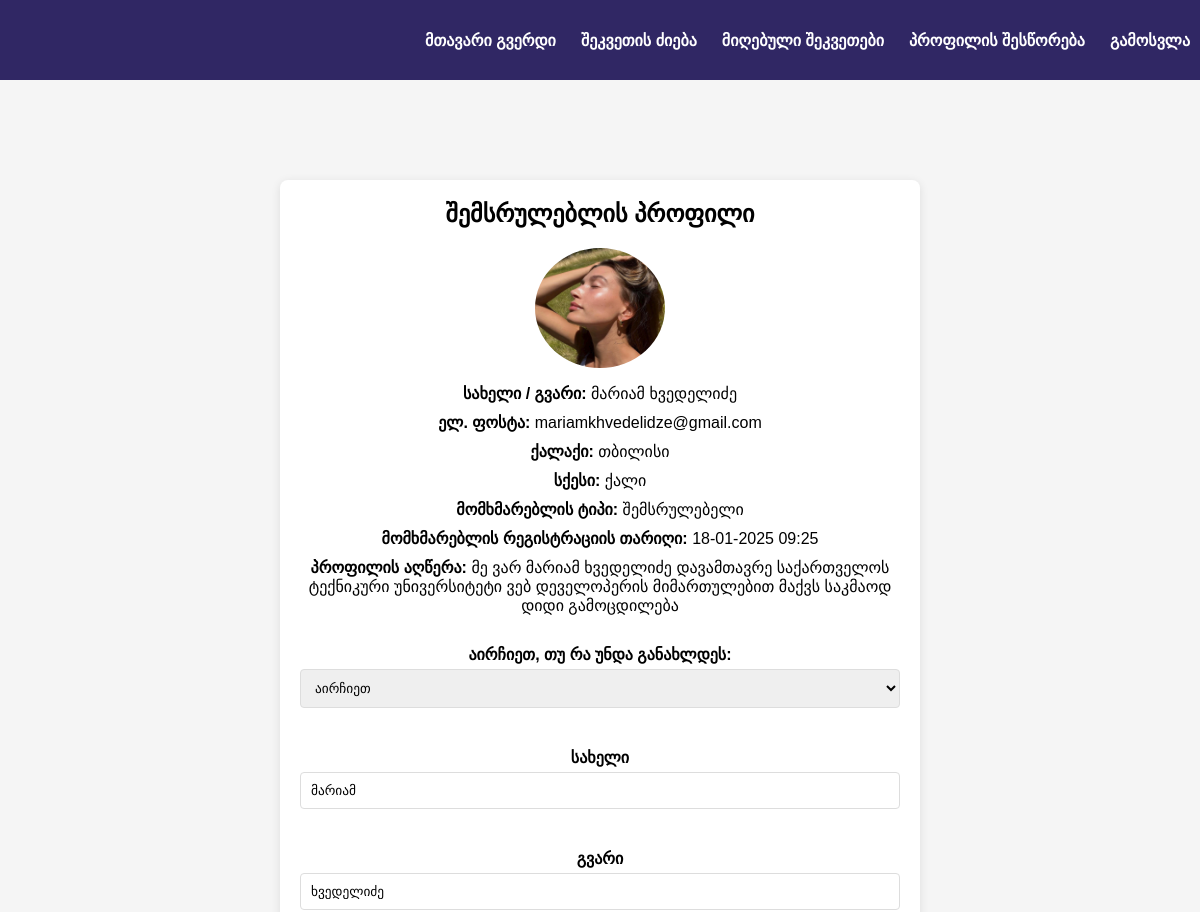
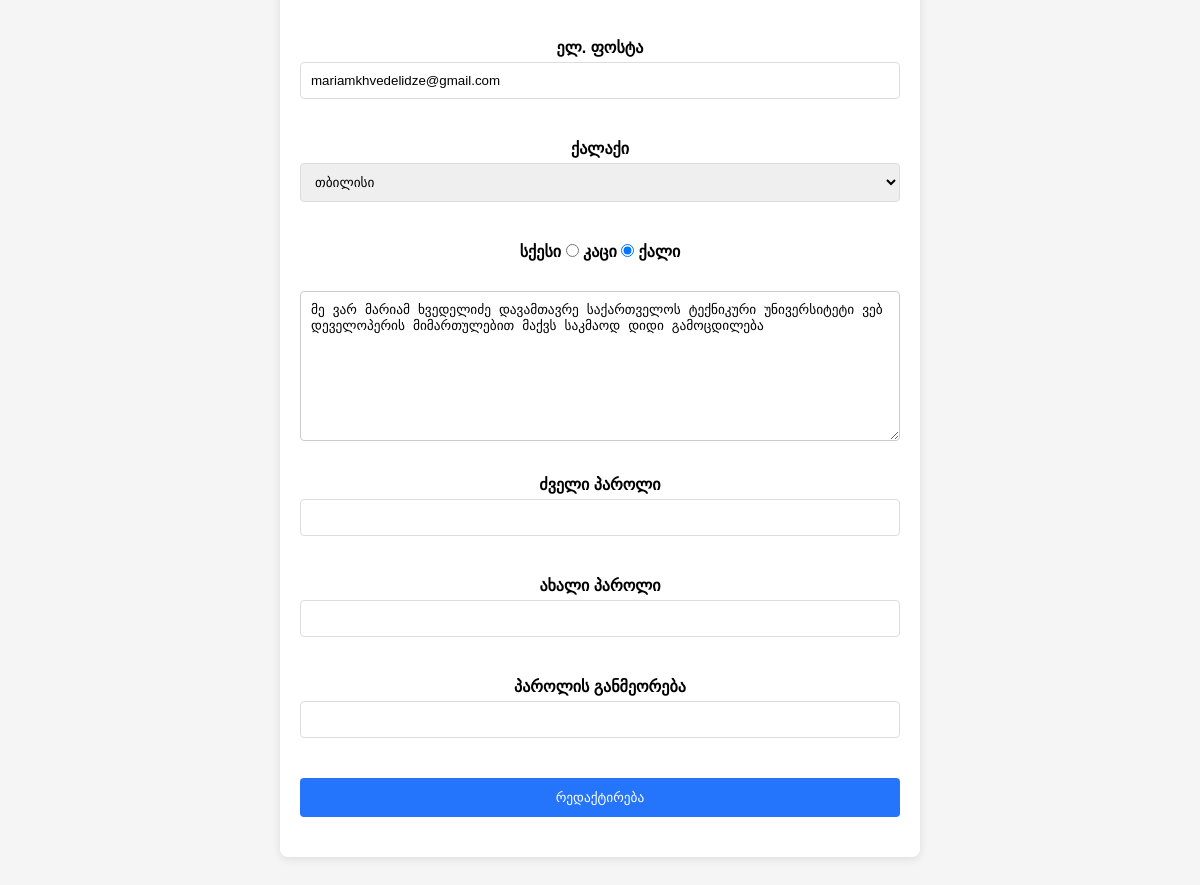
Screenshot of /public/performer_profil.php (signed in) with the database file from the repository (2 pictures, top to bottom).
### tables this page shows
CREATE TABLE `users` (
  `id` int(6) UNSIGNED NOT NULL,
  `first_name` varchar(50) NOT NULL,
  `last_name` varchar(50) NOT NULL,
  `email` varchar(100) NOT NULL,
  `password` varchar(255) NOT NULL,
  `gender` varchar(100) NOT NULL,
  `city` varchar(50) NOT NULL,
  `user_type` varchar(100) NOT NULL,
  `created_at` varchar(100) NOT NULL,
  `description` mediumtext NOT NULL DEFAULT '\'თქვენ ჯერ არ გაქვთ თქვენი პროფილი აღწერილი\'',
  `image` varchar(1000) NOT NULL,
  `online` varchar(100) NOT NULL DEFAULT '0'
);

### public/performer_profil.php (the view, shortened to what this page needs)
<!DOCTYPE html>
<html lang="ka">
<head>
    <link rel="stylesheet" href="../assets/css/profile.css">
    <link rel="stylesheet" href="../assets/css/header.css">
</head>
<body>
<?php
include_once("../includes/db_conn.php");
$id = $_SESSION['user_id'];
?>
<header>
    <nav>
        <ul>
            <li><a href="performer_login.php">მთავარი გვერდი</a></li>
            <li><a href="performer_searchtask.php">შეკვეთის ძიება</a></li>
            <li><a href="performer_recivced_job.php">მიღებული შეკვეთები</a></li>
            <li><a href="performer_profil.php">პროფილის შესწორება</a></li>
            <li><a href="performer_login.php?logout=1">გამოსვლა</a></li>
        </ul>
    </nav>
</header>
<div class="profile-container">
    <div class="profile-info">
        <?php
            $select = "SELECT * FROM `users` WHERE id='$id'";
            $result = mysqli_query($conn,$select);
            while($row = mysqli_fetch_assoc($result)){
        ?>
            <h2>შემსრულებლის პროფილი</h2>
            <img class="performer_img" src="../assets/images/<?php echo $row['image']?>">
            <p><strong>სახელი / გვარი: </strong><?php echo $row['first_name']." ".$row['last_name'];?></p>
            <p><strong>ელ. ფოსტა: </strong><?php echo $row['email'];?></p>
            <p><strong>ქალაქი: </strong><?php echo $row['city'];?></p>
            <p><strong>სქესი: </strong><?php echo $row['gender'];?></p>
            <p><strong>მომხმარებლის ტიპი: </strong><?php echo $row['user_type'];?></p>
            <p><strong>მომხმარებლის რეგისტრაციის თარიღი: </strong><?php echo $row['created_at'];?></p>
            <p><strong>პროფილის აღწერა: </strong><?php echo $row['description'];?></p>
        <?php
            }
        ?>
    <?php
    $select = "SELECT * FROM `users` WHERE id='$id'";
    $result = mysqli_query($conn,$select);
    $row = mysqli_fetch_assoc($result);
    ?>
        <form method="post" action="performer_profil.php">
    <div class="form-group">
        <label for="update_option">აირჩიეთ, თუ რა უნდა განახლდეს:</label>
        <select id="update_option" name="update_option" required>
            <option value="" hidden>აირჩიეთ</option>
        </select>
    </div>
    <div class="all-info">
        <div class="form-group">
            <label for="last_name">სახელი</label>
            <input type="text" name="first_name" placeholder="სახელი" value="<?php echo $row['first_name']; ?>">
        </div>
        <div class="form-group">
            <label for="last_name">გვარი</label>
            <input type="text" name="last_name" placeholder="გვარი" value="<?php echo $row['last_name']; ?>">
        </div>
        <div class="form-group">
            <label for="last_name">ელ. ფოსტა</label>
            <input type="email" name="email" placeholder="ელ. ფოსტა" value="<?php echo $row['email']; ?>">
        </div>
        <div class="form-group">
            <label for="city">ქალაქი</label>
            <select name="city" required>
                <option value="<?php echo $row['city']; ?>" selected><?php echo $row['city']; ?></option>
            </select>
        </div>
        <div class="form-group">
            <label for="gender">სქესი</label>
            <input type="radio" id="male" name="gender" value="კაცი" <?php echo ($row['gender'] == 'კაცი') ? 'checked' : ''; ?>>
            <label for="male">კაცი</label>
            <input type="radio" id="female" name="gender" value="ქალი" <?php echo ($row['gender'] == 'ქალი') ? 'checked' : ''; ?>>
            <label for="female">ქალი</label>
        </div>
        <div class="form-group">
            <textarea name="description" placeholder="პროფილის აღწერა"><?php echo $row['description']; ?></textarea>
        </div>
    </div>
    <div class="password-info">
    <div class="form-group">
        <label for="old_password">ძველი პაროლი</label>
        <input type="password" id="old_password" name="old_password">
    </div>
    <div class="form-group">
        <label for="new_password">ახალი პაროლი</label>
        <input type="password" id="new_password" name="new_password">
    </div>
    <div class="form-group">
        <label for="confirm_password">პაროლის განმეორება</label>
        <input type="password" id="confirm_password" name="confirm_password">
    </div>
    </div>
    <div class="form-group">
        <button type="submit" name="update_info" class="btn-submit">რედაქტირება</button>
    </div>
</form>
    </div>
</div>
</body>
</html>

### assets/css/profile.css (style rules this page uses)
body { font-family: 'Arial', sans-serif; background-color: #f5f5f5; }
.profile-container { padding: 40px; display: flex; justify-content: center; }
.profile-info { background-color: white; padding: 20px; border-radius: 8px; width: 100%; max-width: 600px; box-shadow: 0 2px 10px rgba(0, 0, 0, 0.1); text-align: center; }
.profile-info h2 { text-align: center; margin-bottom: 20px; }
.form-group { margin-top: 5%; }
.profile-info p { margin-bottom: 10px; }
.profile-info .form-group { margin-bottom: 20px; }
.profile-info .form-group label { font-weight: bold; }
.profile-info textarea { width: 100%; padding: 10px; border: 1px solid #ccc; border-radius: 4px; height: 150px; box-sizing: border-box; }
.btn-submit { background-color: #2575fc; color: white; width: 100%; padding: 12px; border: none; border-radius: 4px; cursor: pointer; transition: background-color 0.3s ease; }
.performer_img, .client_img { margin-bottom: 2%; width: 130px; height: 120px; border-radius: 100%; }
input[type="text"], input[type="email"], input[type="password"], select { width: 100%; padding: 10px; margin: 5px 0 10px; border: 1px solid #ddd; border-radius: 4px; box-sizing: border-box; }

### assets/css/header.css (style rules this page uses)
* { margin: 0; padding: 0; }
header { display: flex; justify-content: flex-end; align-items: center; padding: 10px; background-color: #302764; height: 60px; }
header nav ul { list-style-type: none; margin: 0; padding: 0; display: flex; }
header nav ul li { margin-left: 25px; }
header nav ul li a { color: white; text-decoration: none; font-size: 16px; font-weight: bold; }

### rows the page displays
users: image (picture), first_name "მარიამ", last_name "ხვედელიძე", email "mariamkhvedelidze@gmail.com", city "თბილისი", gender "ქალი", user_type "შემსრულებელი", created_at "18-01-2025 09:25", description "მე ვარ მარიამ ხვედელიძე დავამთავრე საქართველოს ტექნიკური უნივერსიტეტი ვებ დეველოპერის მიმართულებით მაქვს საკმაოდ დიდი გამოცდილება", gender "☐ კაცი", gender "☑ ქალი"
